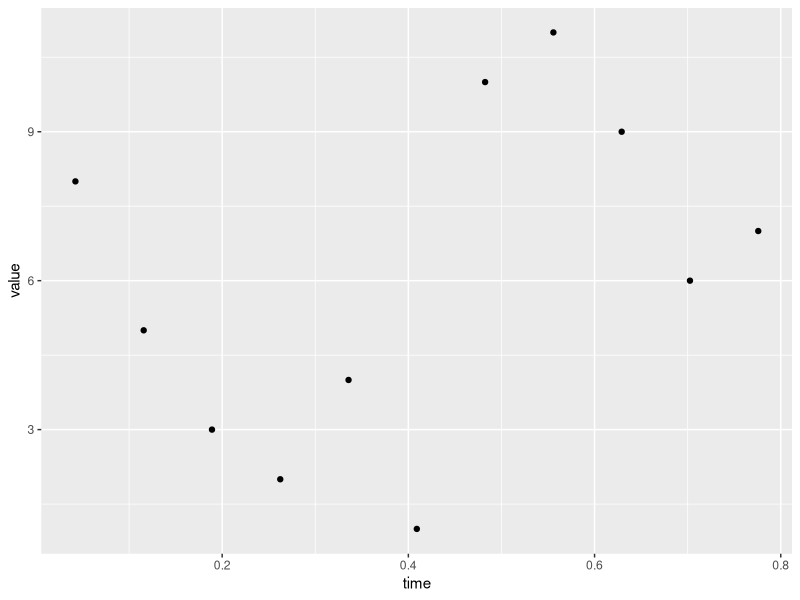
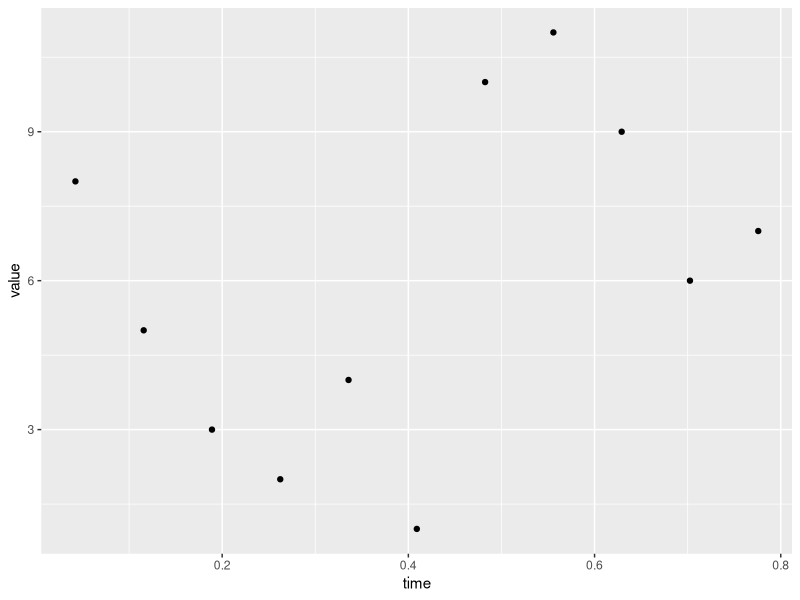

The R source for these figures, in order: (Note: this script raises an error after producing the figures.)
#options(width=65)
library("ggplot2")
library("scales")
library("chron")

methods(class="times")


    Time <- times(c("18:37:11", "16:51:34", "15:05:57", "13:20:20",
                    "11:34:43", "09:49:06", "08:03:29", "06:17:52",
                    "04:32:15", "02:46:38", "01:01:01"))

Time
str(Time)
dput(Time)

as.numeric(Time)
times(as.numeric(Time))
identical(Time, times(as.numeric(Time)))

pretty(Time)
pretty_breaks()(range(Time))

    fmt <- function(x) {
        format(x, simplify = !any(diff(x) < 1/(24*60)))
    }

    times_trans <- function() {
        fmt <- function(x) {
            notone <- x != 1
            simplify <- !any(diff(x) < 1/(24*60))
            ifelse(notone,
                   format(x-floor(x), simplify=simplify),
                   ifelse(simplify, "24:00", "24:00:00"))
        }
        trans_new("chrontimes",
                  transform = as.numeric,
                  inverse = times,
                  breaks = pretty_breaks(),
                  format = fmt,
                  domain=c(0,1))
    }

    dat <- data.frame(time = Time,
                      value = c(7L, 6L, 9L, 11L, 10L, 1L,
                                4L, 2L, 3L, 5L, 8L))

    ggplot(dat, aes(time, value)) + geom_point()

ggsave("default_scale.png", width = 6, height = 6)

    ggplot(dat, aes(time, value)) + geom_point() +
      scale_x_continuous(trans=times_trans())

ggsave("trans_scale.png", width = 6, height = 6)


    timesreverse_trans <- function() {
        trans <- function(x) {-as.numeric(x)}
        inv <- function(x) {times(-x)}
        fmt <- function(x) {
            notone <- x != 1
            simplify <- !any(diff(x) < 1/(24*60))
            ifelse(notone,
                   format(x-floor(x), simplify=simplify),
                   ifelse(simplify, "24:00", "24:00:00"))
        }
        trans_new("chrontimes-reverse",
                  transform = trans,
                  inverse = inv,
                  breaks = pretty_breaks(),
                  format = fmt,
                  domain=c(0,1))
    }


    scale_x_times <- function(..., trans=NULL) {
        scale_x_continuous(trans=times_trans(), ...)
    }

    scale_y_times <- function(..., trans=NULL) {
        scale_y_continuous(trans=timesreverse_trans(), ...)
    }

    ggplot(dat, aes(time, value)) + geom_point() +
      scale_x_times()

ggsave("scale_x_times.png", width = 6, height = 6)

    ggplot(dat, aes(value, time)) + geom_point() +
      scale_y_times()

ggsave("scale_y_times.png", width = 6, height = 6)
